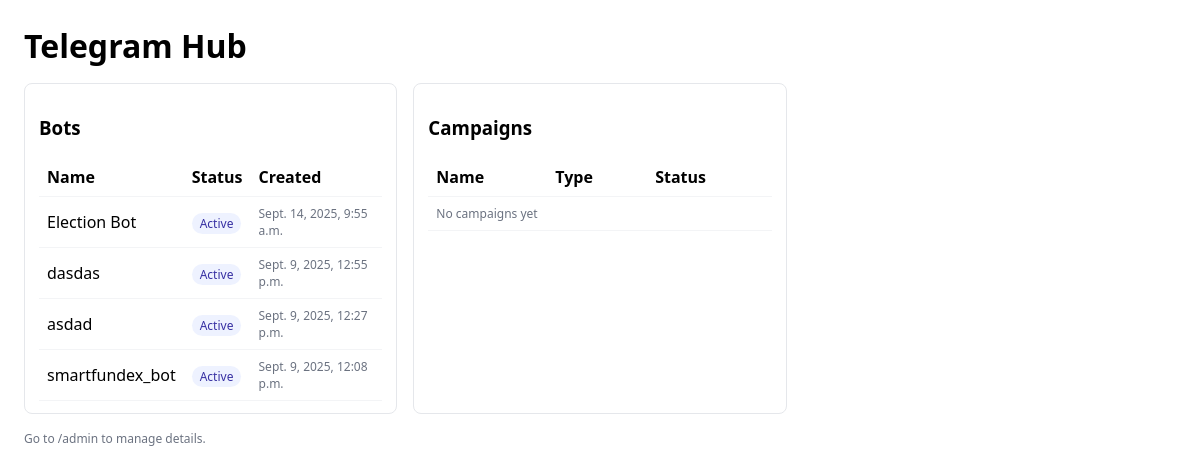
The page /hub/ on the database its author committed.
### hub/models.py (models this page shows, shortened)
class Bot(models.Model):
    name = models.CharField(max_length=150)
    token = models.CharField(max_length=200, unique=True)
    is_active = models.BooleanField(default=False)
    created_at = models.DateTimeField(auto_now_add=True)
    admin_chat_id = models.BigIntegerField(blank=True, null=True)
    description = models.TextField(blank=True, null=True)
    image_url = models.URLField(blank=True, null=True)
    bot_link = models.URLField(blank=True, null=True, help_text="Direct link to the Telegram bot (e.g., https://t.me/your_bot)")

### hub/views.py (the view)
# urls.py: path('', dashboard, name='hub_dashboard'),
def dashboard(request: HttpRequest) -> HttpResponse:
    bots = Bot.objects.order_by('-created_at')[:50]
    campaigns = Campaign.objects.order_by('-created_at')[:50]
    context = {
        'bots': bots,
        'campaigns': campaigns,
    }
    return render(request, 'hub/dashboard.html', context)

### hub/templates/hub/dashboard.html (shortened to what this page needs)
<!DOCTYPE html>
<html>
<head>
</head>
<body>
    <h1>Telegram Hub</h1>
    <div class="grid">
        <div class="card">
            <h3>Bots</h3>
            <table>
                <thead>
                    <tr>
                        <th>Name</th>
                        <th>Status</th>
                        <th>Created</th>
                    </tr>
                </thead>
                <tbody>
                    {% for bot in bots %}
                    <tr>
                        <td>{{ bot.name }}</td>
                        <td>
                            {% if bot.is_active %}
                                <span class="pill">Active</span>
                            {% else %}
                                <span class="pill red">Stopped</span>
                            {% endif %}
                        </td>
                        <td class="muted">{{ bot.created_at }}</td>
                    </tr>
                    {% empty %}
                    <tr><td colspan="3" class="muted">No bots yet</td></tr>
                    {% endfor %}
                </tbody>
            </table>
        </div>
        <div class="card">
            <h3>Campaigns</h3>
            <table>
                <thead>
                    <tr>
                        <th>Name</th>
                        <th>Type</th>
                        <th>Status</th>
                    </tr>
                </thead>
                <tbody>
                    {% for c in campaigns %}
                    <tr>
                        <td>{{ c.name }}</td>
                        <td class="muted">{{ c.get_campaign_type_display }}</td>
                        <td>{{ c.get_status_display }}</td>
                    </tr>
                    {% empty %}
                    <tr><td colspan="3" class="muted">No campaigns yet</td></tr>
                    {% endfor %}
                </tbody>
            </table>
        </div>
    </div>
    <p class="muted" style="margin-top:16px">Go to /admin to manage details.</p>
</body>
</html>

### hub/templates/hub/dashboard.html (style rules this page uses)
body { font-family: system-ui, -apple-system, Segoe UI, Roboto, sans-serif; margin: 24px; }
h1 { margin-bottom: 16px; }
.grid { display: grid; grid-template-columns: repeat(auto-fill, minmax(320px, 1fr)); gap: 16px; }
.card { border: 1px solid #e5e7eb; border-radius: 8px; padding: 12px 14px; }
.muted { color: #6b7280; font-size: 12px; }
table { width: 100%; border-collapse: collapse; }
th, td { text-align: left; padding: 8px; border-bottom: 1px solid #f3f4f6; }
.pill { padding: 2px 8px; border-radius: 12px; font-size: 12px; background: #eef2ff; color: #3730a3; }

### rows shown on the page
Bot: name "Election Bot", is_active "Active", created_at "Sept. 14, 2025, 9:55 a.m."
Bot: name "dasdas", is_active "Active", created_at "Sept. 9, 2025, 12:55 p.m."
Bot: name "asdad", is_active "Active", created_at "Sept. 9, 2025, 12:27 p.m."
Bot: name "smartfundex_bot", is_active "Active", created_at "Sept. 9, 2025, 12:08 p.m."
